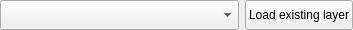
<?xml version="1.0" encoding="UTF-8"?>
<ui version="4.0">
 <class>WidgetSelectTELayerExisting</class>
 <widget class="QWidget" name="WidgetSelectTELayerExisting">
  <property name="geometry">
   <rect>
    <x>0</x>
    <y>0</y>
    <width>353</width>
    <height>30</height>
   </rect>
  </property>
  <property name="sizePolicy">
   <sizepolicy hsizetype="Preferred" vsizetype="Expanding">
    <horstretch>0</horstretch>
    <verstretch>0</verstretch>
   </sizepolicy>
  </property>
  <property name="windowTitle">
   <string>Form</string>
  </property>
  <layout class="QHBoxLayout" name="horizontalLayout">
   <property name="margin">
    <number>0</number>
   </property>
   <item>
    <widget class="QComboBox" name="comboBox_layers">
     <property name="minimumSize">
      <size>
       <width>0</width>
       <height>30</height>
      </size>
     </property>
    </widget>
   </item>
   <item>
    <widget class="QPushButton" name="pushButton_load_existing">
     <property name="sizePolicy">
      <sizepolicy hsizetype="Fixed" vsizetype="Fixed">
       <horstretch>0</horstretch>
       <verstretch>0</verstretch>
      </sizepolicy>
     </property>
     <property name="minimumSize">
      <size>
       <width>0</width>
       <height>30</height>
      </size>
     </property>
     <property name="text">
      <string>Load existing layer</string>
     </property>
    </widget>
   </item>
  </layout>
 </widget>
 <resources/>
 <connections/>
</ui>
